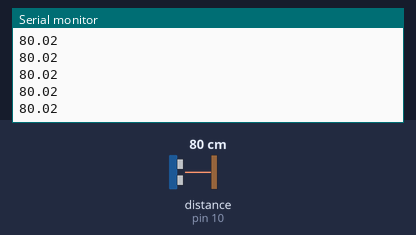
The sketch below on a simulated Arduino Uno, built with avr-gcc and run on an emulated ATmega328P. Shown: the last lines printed to the serial monitor. Wiring (inferred from the names in the program): ultrasonic range finder: trigger pin 9; echo pin 10. The test bench sets the inputs (shaded band); at power-on: distance to the obstacle (sensor on pin 10) 80 cm. The echo pulse lasts 58.3 µs per cm.

Above: at 1.2 s.
1.3 s: distance to the obstacle (sensor on pin 10) set to 2 cm
At 1.38 s:
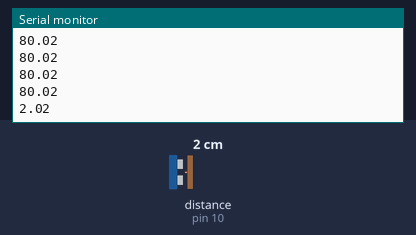
2.8 s: distance to the obstacle (sensor on pin 10) set to 4 cm
At 2.89 s:
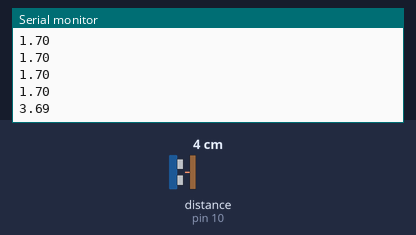
Timing chart, 0 to 5.8 s (numbered marks = the images above; inputs shaded):
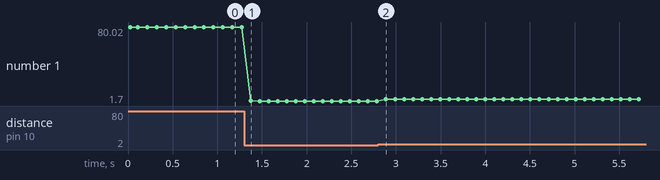

Measured:
- after the input at 1.3 s, the serial monitor: prints a new line after 0.07 s (image 1)
- after the input at 2.8 s, the serial monitor: prints a new line after 0.09 s (image 2)
- plotted number 1: 80.02 → 1.7 after the input at 1.3 s, 1.7 → 3.69 after the input at 2.8 s

The sketch:

ultrasonic_sensor.ino
```cpp
/*
 * Ultrasonic Sensor (HC-SR04) with Arduino Uno
 *
 * Pin Configuration:
 * VCC  -> 5V
 * GND  -> GND
 * TRIG -> D9
 * ECHO -> D10
 */

const int trigPin = 9;
const int echoPin = 10;

long duration;
float distance;

void setup() {
  // Initialize serial communication
  Serial.begin(9600);

  // Configure pins
  pinMode(trigPin, OUTPUT);
  pinMode(echoPin, INPUT);

  Serial.println("Ultrasonic Sensor Ready");
}

void loop() {
  // Clear the trigPin
  digitalWrite(trigPin, LOW);
  delayMicroseconds(2);

  // Trigger the sensor by setting trigPin HIGH for 10 microseconds
  digitalWrite(trigPin, HIGH);
  delayMicroseconds(10);
  digitalWrite(trigPin, LOW);

  // Read the echoPin, returns the sound wave travel time in microseconds
  duration = pulseIn(echoPin, HIGH);

  // Calculate the distance (Speed of sound: 343 m/s or 0.0343 cm/μs)
  // Distance = (Time × Speed) / 2
  distance = duration * 0.0343 / 2;

  // Send distance to serial port
  Serial.println(distance);

  // Small delay before next reading
  delay(100);
}
```
